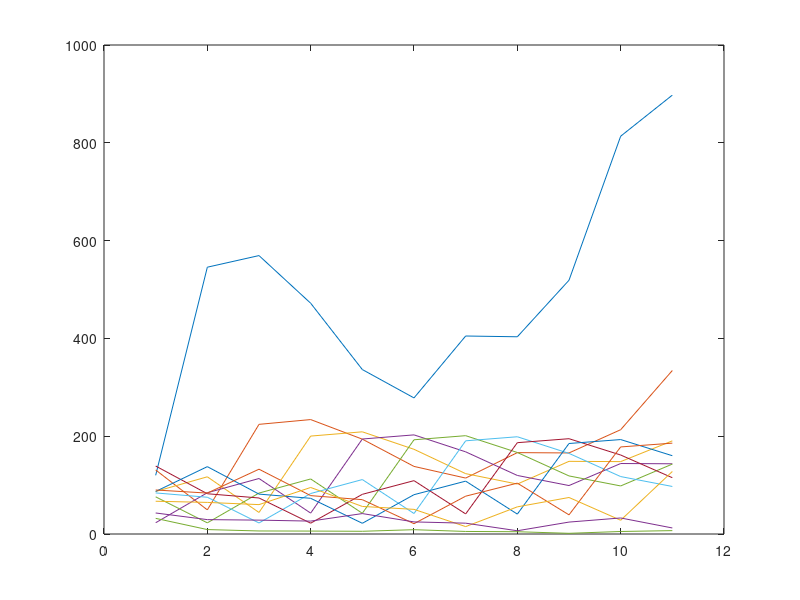

Write MATLAB code to recreate this figure.
%  Sickly Tapirs

%  Define our Leslie matrix:  Note, the "..." is an old fashioned
%  way that MATLAB knows that you're not done typing, and to wait for
%  you to go to the next line.
L = [ 0, 0, 0, 0, 0, 0, 1.54, 2.34, 1.02, 0.54, 0, 0; ...
     0.411, 0, 0, 0, 0, 0, 0, 0, 0, 0, 0, 0; ...
     0, 0.893, 0, 0, 0, 0, 0, 0, 0, 0, 0, 0; ...
     0, 0, 0.970, 0, 0, 0, 0, 0, 0, 0, 0, 0; ...
     0, 0, 0, 0.992, 0, 0, 0, 0, 0, 0, 0, 0; ...
     0, 0, 0, 0, 0.989, 0, 0, 0, 0, 0, 0, 0; ...
     0, 0, 0, 0, 0, 0.980, 0, 0, 0, 0, 0, 0; ...
     0, 0, 0, 0, 0, 0, 0.991, 0, 0, 0, 0, 0; ...
     0, 0, 0, 0, 0, 0, 0, 0.962, 0, 0, 0, 0; ...
     0, 0, 0, 0, 0, 0, 0, 0, 0.718, 0, 0, 0; ...
     0, 0, 0, 0, 0, 0, 0, 0, 0, 0.439, 0, 0; ...
     0, 0, 0, 0, 0, 0, 0, 0, 0, 0, 0.211, 0]
 
 %  Define our initial value vector, calling it X0
 X0 = [120; 131; 87; 23; 76; 84; 139; 87; 90; 67; 43; 32]
 
 %  Let's see what happens over time.
 %  Define a matrix to hold our results:
 Xmat(:,1) = X0;  %  Let the first column be X0
 
 for i = 1:10
     Xmat(:,i+1) = L*Xmat(:,i)
 end
 
plot(Xmat')